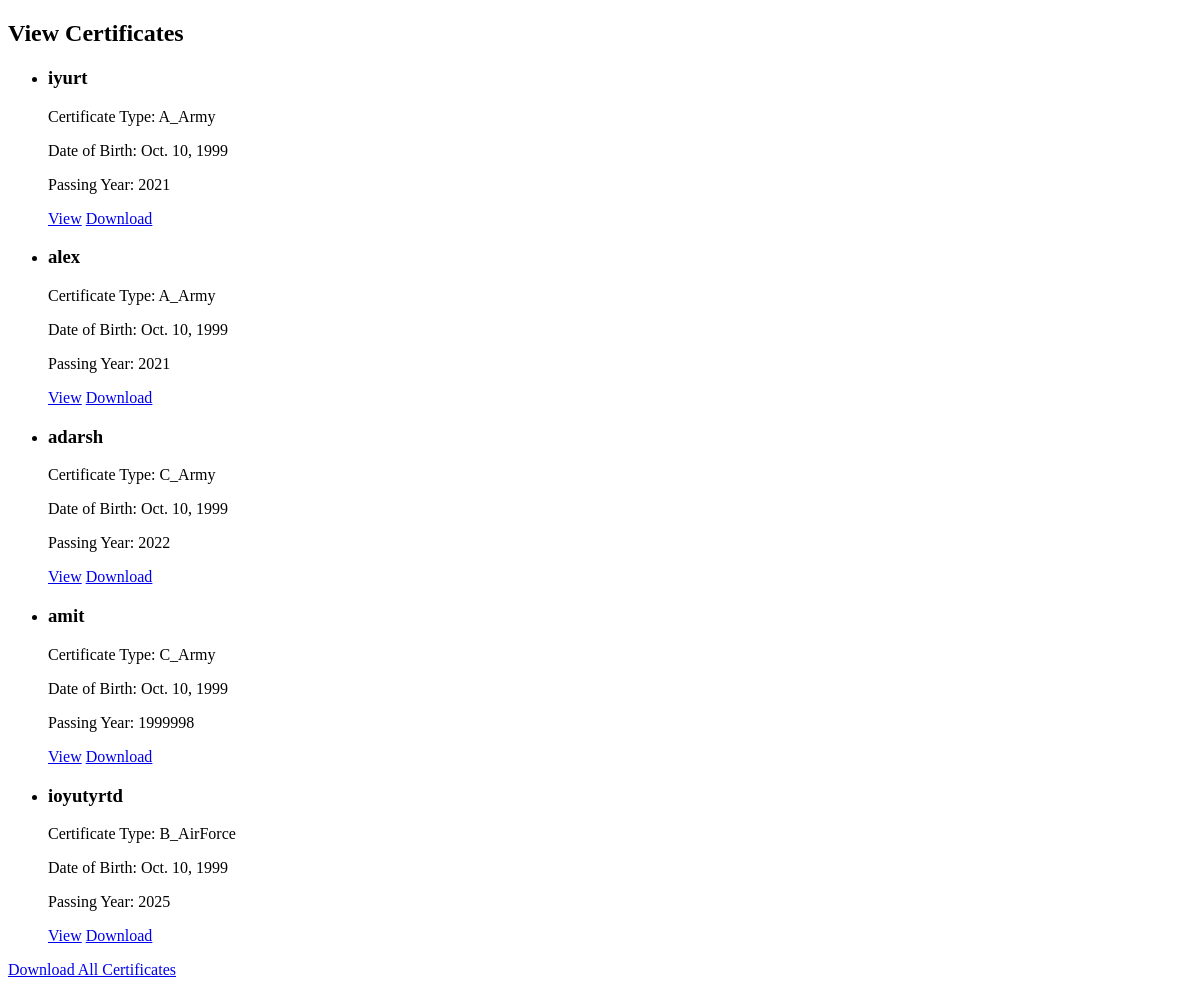
Before: /view-certificates/ with the older database file.
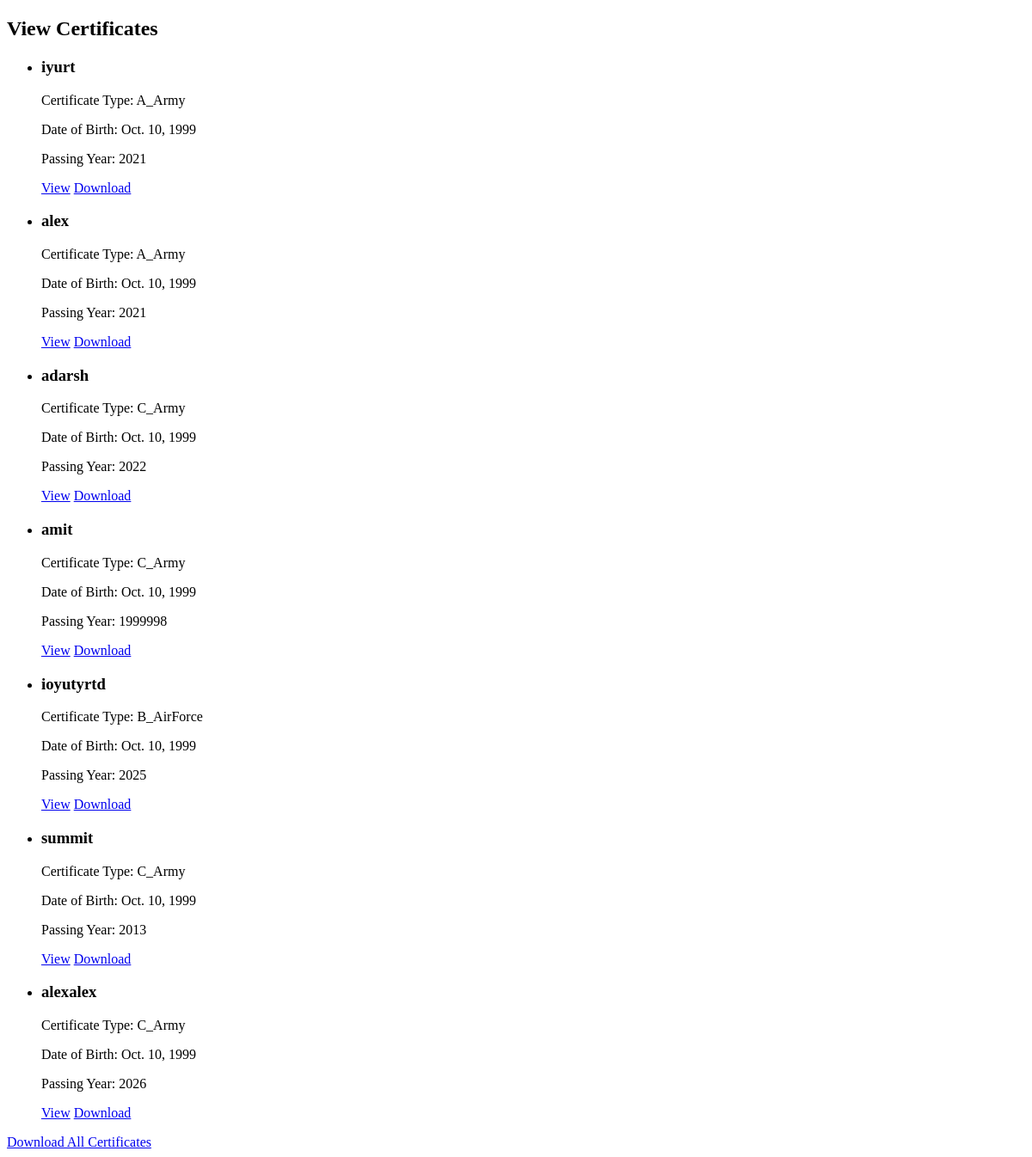
After: the same page with the newer database file.
### mainapp/models.py (models this page shows, shortened)
class Certificate(models.Model):
    CERTIFICATE_TYPE_CHOICES = [
        ('A_Army', 'A Army'),
        ('A_AirForce', 'A AirForce'),
        ('A_Navy', 'A Navy'),
        ('B_AirForce', 'B AirForce'),
        ('B_Army', 'B Army'),
        ('B_Navy', 'B Navy'),
        ('C_Army', 'C Army'),
    ]
    Name = models.CharField(max_length=100, null=True, blank=True)
    DOB = models.DateField(null=True, blank=True)
    Guardian = models.CharField(max_length=100, null=True, blank=True)
    CertificateType = models.CharField(max_length=20, choices=CERTIFICATE_TYPE_CHOICES, null=True, blank=True)
    CadetRank = models.CharField(max_length=20, null=True, blank=True)
    PassingYear = models.IntegerField(null=True, blank=True)
    Grade = models.CharField(max_length=10, null=True, blank=True)
    Unit = models.CharField(max_length=50, null=True, blank=True)
    Directorate = models.CharField(max_length=50, null=True, blank=True)
    Place = models.CharField(max_length=100, null=True, blank=True)
    Institute = models.CharField(max_length=100, null=True, blank=True)
    certificate_number = models.CharField(max_length=50, null=True, blank=True)
    serial_number = models.CharField(max_length=50, null=True, blank=True)
    user_image = models.ImageField(upload_to='media/', null=True, blank=True)
    qr_code = models.ImageField(upload_to='qr_codes/', blank=True)
    final_certificate = models.ImageField(upload_to='media/certificates/', null=True, blank=True)
    is_duplicate = models.BooleanField(default=False)
    reviewer_ceo = models.ForeignKey(settings.AUTH_USER_MODEL, related_name='ceo_reviews', on_delete=models.SET_NULL, null=True, blank=True)
    reviewer_register_head = models.ForeignKey(settings.AUTH_USER_MODEL, related_name='register_head_reviews', on_delete=models.SET_NULL, null=True, blank=True)
    reviewer_staff = models.ForeignKey(settings.AUTH_USER_MODEL, related_name='staff_reviews', on_delete=models.SET_NULL, null=True, blank=True)
    ceo_review_status = models.BooleanField(null=True, blank=True)
    register_head_review_status = models.BooleanField(null=True, blank=True)
    staff_review_status = models.BooleanField(null=True, blank=True)
    signature_image = models.ImageField(upload_to='signatures/', null=True, blank=True)
    is_signed = models.BooleanField(default=False)
    issue_date = models.DateField(auto_now_add=True)
    remarks = models.TextField(blank=True, null=True)

### mainapp/views.py (the view)
# urls.py: path('view-certificates/', view_certificates, name='view_certificates'),
def view_certificates(request):
    certificates = Certificate.objects.all()
    return render(request, 'view_certificates.html', {'certificates': certificates})

### mainapp/templates/view_certificates.html (shortened to what this page needs)
<!DOCTYPE html>
<html lang="en">
<head>
</head>
<body>
    <h2>View Certificates</h2>
    {% if certificates %}
        <ul>
            {% for certificate in certificates %}
                <li>
                    <h3>{{ certificate.Name }}</h3>
                    <p>Certificate Type: {{ certificate.CertificateType }}</p>
                    <p>Date of Birth: {{ certificate.DOB }}</p>
                    <p>Passing Year: {{ certificate.PassingYear }}</p>
                    <a href="{% url 'view_certificate_detail' certificate_id=certificate.id %}" class="btn btn-primary" target="_blank">View</a>
                    <a href="{% url 'download_certificate_detail' certificate_id=certificate.id %}" class="btn btn-success">Download</a>
                </li>
            {% endfor %}
        </ul>
        <a href="{% url 'download_all_certificates' %}" class="btn btn-primary">Download All Certificates</a>
    {% else %}
        <p>No certificates found.</p>
    {% endif %}
</body>
</html>

Changed rows visible on the page:
added Certificate: Name "summit", CertificateType "C_Army", DOB "Oct. 10, 1999", PassingYear "2013"
added Certificate: Name "alexalex", CertificateType "C_Army", DOB "Oct. 10, 1999", PassingYear "2026"
